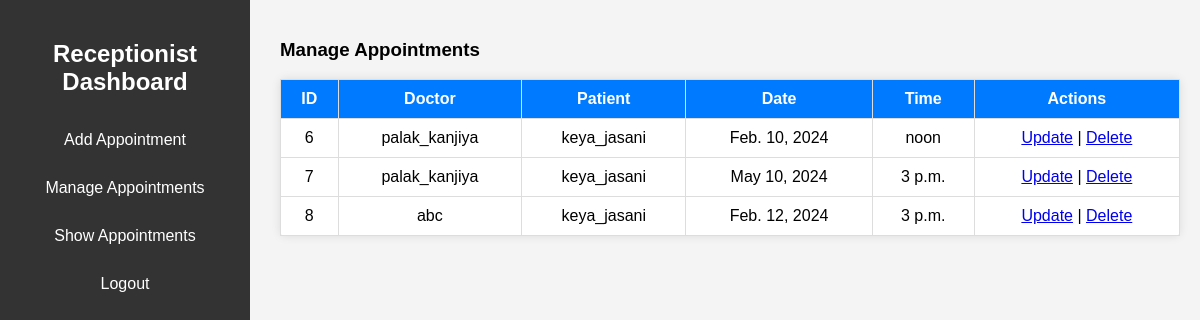
The page /manage_appointments/ on the database its author committed.
### patient_history/models.py (models this page shows, shortened)
class Appointment(models.Model):
    appointment_date = models.DateField()
    appointment_time = models.TimeField(default=now)  # Added time field
    patient = models.ForeignKey(Patient, on_delete=models.CASCADE)
    doctor = models.ForeignKey(Doctor, on_delete=models.CASCADE)

class Doctor(models.Model):
    user = models.OneToOneField(settings.AUTH_USER_MODEL, on_delete=models.CASCADE, null=True)
    doctor_id = models.AutoField(primary_key=True)
    username = models.CharField(max_length=100, unique=True)
    email = models.EmailField(unique=True)
    degree = models.CharField(max_length=200, blank=True)
    age = models.IntegerField(null=True, blank=True)
    experience = models.IntegerField(null=True, blank=True)
    mobile_number = models.CharField(max_length=15, blank=True,null=True)  # Removed null=True
    gender = models.CharField(max_length=9, blank=True)

class Patient(models.Model):
    user = models.OneToOneField(settings.AUTH_USER_MODEL, on_delete=models.CASCADE, null=True)
    patient_id = models.AutoField(primary_key=True)
    username = models.CharField(max_length=100, unique=True)
    email = models.EmailField(unique=True, null=True)
    age = models.IntegerField(null=True, blank=True)
    address = models.TextField(blank=True,null=True)
    mobile_number = models.CharField(max_length=15, blank=True,null=True)  # Removed null=True
    gender = models.CharField(max_length=9, blank=True)

### patient_history/views.py (the view)
# urls.py: path("manage_appointments/", manage_appointments, name="manage_appointments"),
def manage_appointments(request):
    appointments = Appointment.objects.all()
    return render(request, "manage_appointments.html", {"appointments": appointments})

### templates/manage_appointments.html (shortened to what this page needs)
<!DOCTYPE html>
<html lang="en">
<head>
    {% load static %}
    <link rel="stylesheet" href="{% static 'css/manage_appointment.css' %}">
</head>
<body>
    <div class="container">
        <nav class="navbar">
            <h2>Receptionist Dashboard</h2>
            <ul>
                <li><a href="{% url 'add_appointment' %}">Add Appointment</a></li>
                <li><a href="{% url 'manage_appointments' %}">Manage Appointments</a></li>
                <li><a href="{% url 'show_appointments' %}">Show Appointments</a></li>
                <li><a href="{% url 'logout' %}">Logout</a></li>
            </ul>
        </nav>
        <div class="content">
            <h3>Manage Appointments</h3>
            <table>
                <tr>
                    <th>ID</th>
                    <th>Doctor</th>
                    <th>Patient</th>
                    <th>Date</th>
                    <th>Time</th>
                    <th>Actions</th>
                </tr>
                {% for appointment in appointments %}
                <tr>
                    <td>{{ appointment.id }}</td>
                    <td>{{ appointment.doctor.username }}</td>
                    <td>{{ appointment.patient.username }}</td>
                    <td>{{ appointment.appointment_date }}</td>
                    <td>{{ appointment.appointment_time }}</td>
                    <td>
                        <a href="{% url 'update_appointment' appointment.id %}">Update</a> |
                        <a href="{% url 'delete_appointment' appointment.id %}">Delete</a>
                    </td>
                </tr>
                {% endfor %}
            </table>
        </div>
    </div>
</body>
</html>

### static/css/manage_appointment.css (style rules this page uses)
body { font-family: Arial, sans-serif; margin: 0; padding: 0; background-color: #f4f4f4; }
.container { display: flex; }
.navbar { width: 250px; background-color: #333; color: white; height: 100vh; padding-top: 20px; position: fixed; }
.navbar h2 { text-align: center; margin-bottom: 20px; }
.navbar ul { list-style: none; padding: 0; }
.navbar ul li { padding: 15px; text-align: center; }
.navbar ul li a { color: white; text-decoration: none; display: block; font-size: 16px; cursor: pointer; }
.content { margin-left: 260px; padding: 20px; width: 100%; }
table { width: 100%; border-collapse: collapse; background: white; border-radius: 5px; box-shadow: 0 0 10px rgba(0, 0, 0, 0.1); padding: 10px; }
th, td { padding: 10px; border: 1px solid #ddd; text-align: center; }
th { background-color: #007bff; color: white; }

### rows shown on the page
Appointment: id "6", doctor.username "palak_kanjiya", patient.username "keya_jasani", appointment_date "Feb. 10, 2024", appointment_time "noon"
Appointment: id "7", doctor.username "palak_kanjiya", patient.username "keya_jasani", appointment_date "May 10, 2024", appointment_time "3 p.m."
Appointment: id "8", doctor.username "abc", patient.username "keya_jasani", appointment_date "Feb. 12, 2024", appointment_time "3 p.m."
